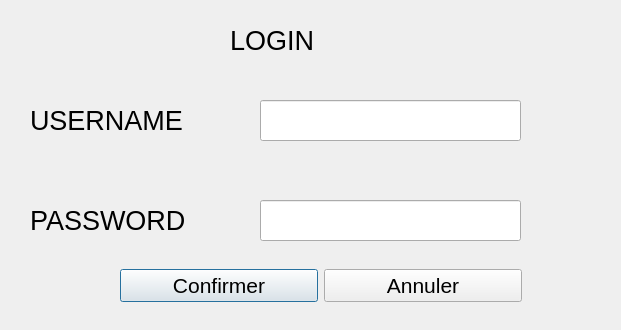
<?xml version="1.0" encoding="UTF-8"?>
<ui version="4.0">
 <class>login</class>
 <widget class="QDialog" name="login">
  <property name="geometry">
   <rect>
    <x>0</x>
    <y>0</y>
    <width>621</width>
    <height>330</height>
   </rect>
  </property>
  <property name="windowTitle">
   <string>Dialog</string>
  </property>
  <widget class="QLabel" name="label">
   <property name="geometry">
    <rect>
     <x>30</x>
     <y>80</y>
     <width>201</width>
     <height>81</height>
    </rect>
   </property>
   <property name="font">
    <font>
     <pointsize>20</pointsize>
    </font>
   </property>
   <property name="text">
    <string>USERNAME</string>
   </property>
  </widget>
  <widget class="QLabel" name="label_2">
   <property name="geometry">
    <rect>
     <x>30</x>
     <y>180</y>
     <width>251</width>
     <height>81</height>
    </rect>
   </property>
   <property name="font">
    <font>
     <pointsize>20</pointsize>
    </font>
   </property>
   <property name="text">
    <string>PASSWORD</string>
   </property>
  </widget>
  <widget class="QLineEdit" name="lineEdit_username">
   <property name="geometry">
    <rect>
     <x>260</x>
     <y>100</y>
     <width>261</width>
     <height>41</height>
    </rect>
   </property>
  </widget>
  <widget class="QLineEdit" name="lineEdit_password">
   <property name="geometry">
    <rect>
     <x>260</x>
     <y>200</y>
     <width>261</width>
     <height>41</height>
    </rect>
   </property>
  </widget>
  <widget class="QLabel" name="label_3">
   <property name="geometry">
    <rect>
     <x>230</x>
     <y>0</y>
     <width>201</width>
     <height>81</height>
    </rect>
   </property>
   <property name="font">
    <font>
     <pointsize>20</pointsize>
    </font>
   </property>
   <property name="text">
    <string>LOGIN</string>
   </property>
  </widget>
  <widget class="QWidget" name="">
   <property name="geometry">
    <rect>
     <x>120</x>
     <y>250</y>
     <width>402</width>
     <height>71</height>
    </rect>
   </property>
   <layout class="QHBoxLayout" name="horizontalLayout">
    <item>
     <widget class="QPushButton" name="confirmer_login">
      <property name="font">
       <font>
        <pointsize>16</pointsize>
       </font>
      </property>
      <property name="text">
       <string>Confirmer</string>
      </property>
     </widget>
    </item>
    <item>
     <widget class="QPushButton" name="annuler_login">
      <property name="font">
       <font>
        <pointsize>16</pointsize>
       </font>
      </property>
      <property name="text">
       <string>Annuler</string>
      </property>
     </widget>
    </item>
   </layout>
  </widget>
 </widget>
 <resources/>
 <connections/>
</ui>
